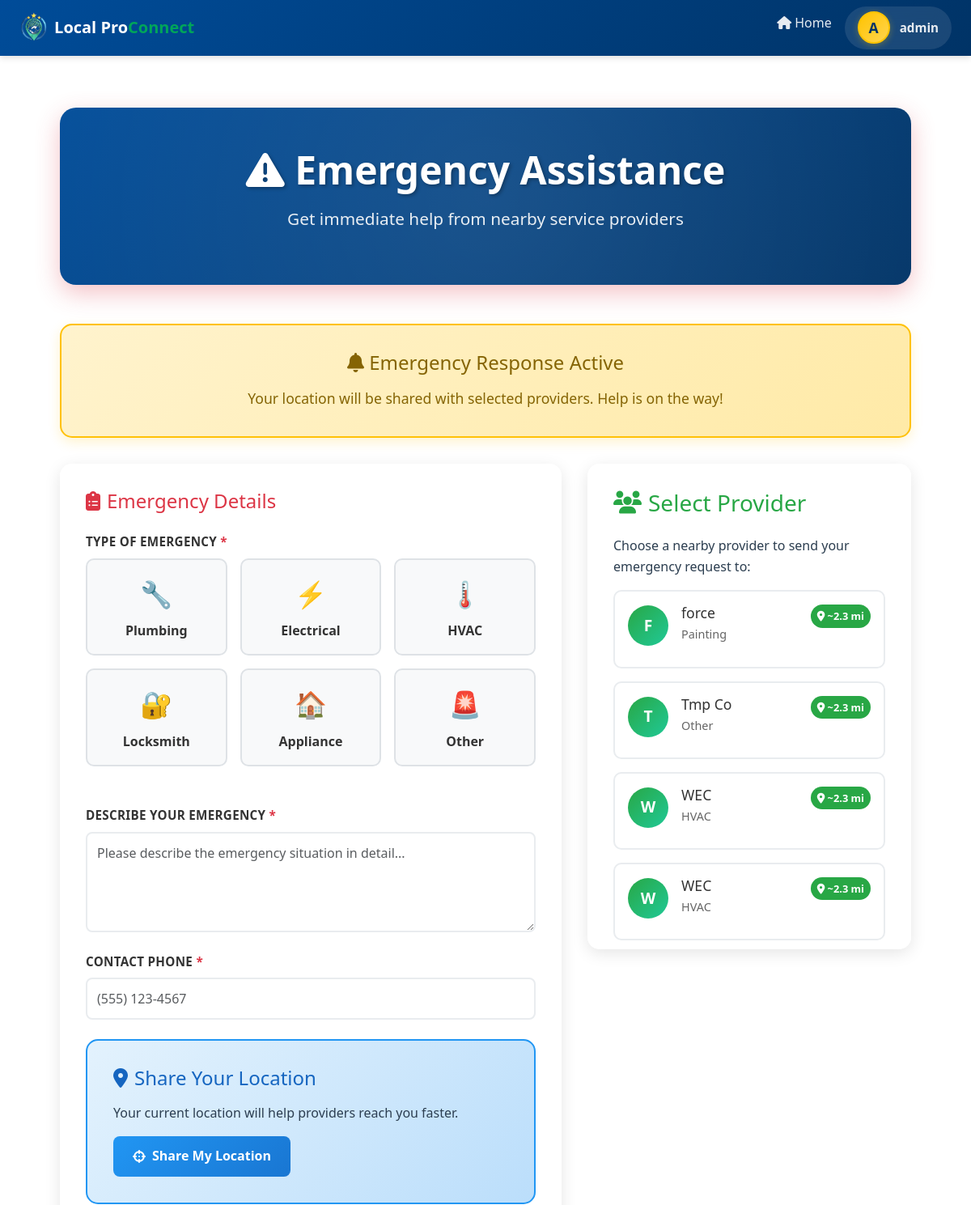
The page /accounts/emergency/ (signed in, upper part) on the database as committed earlier.
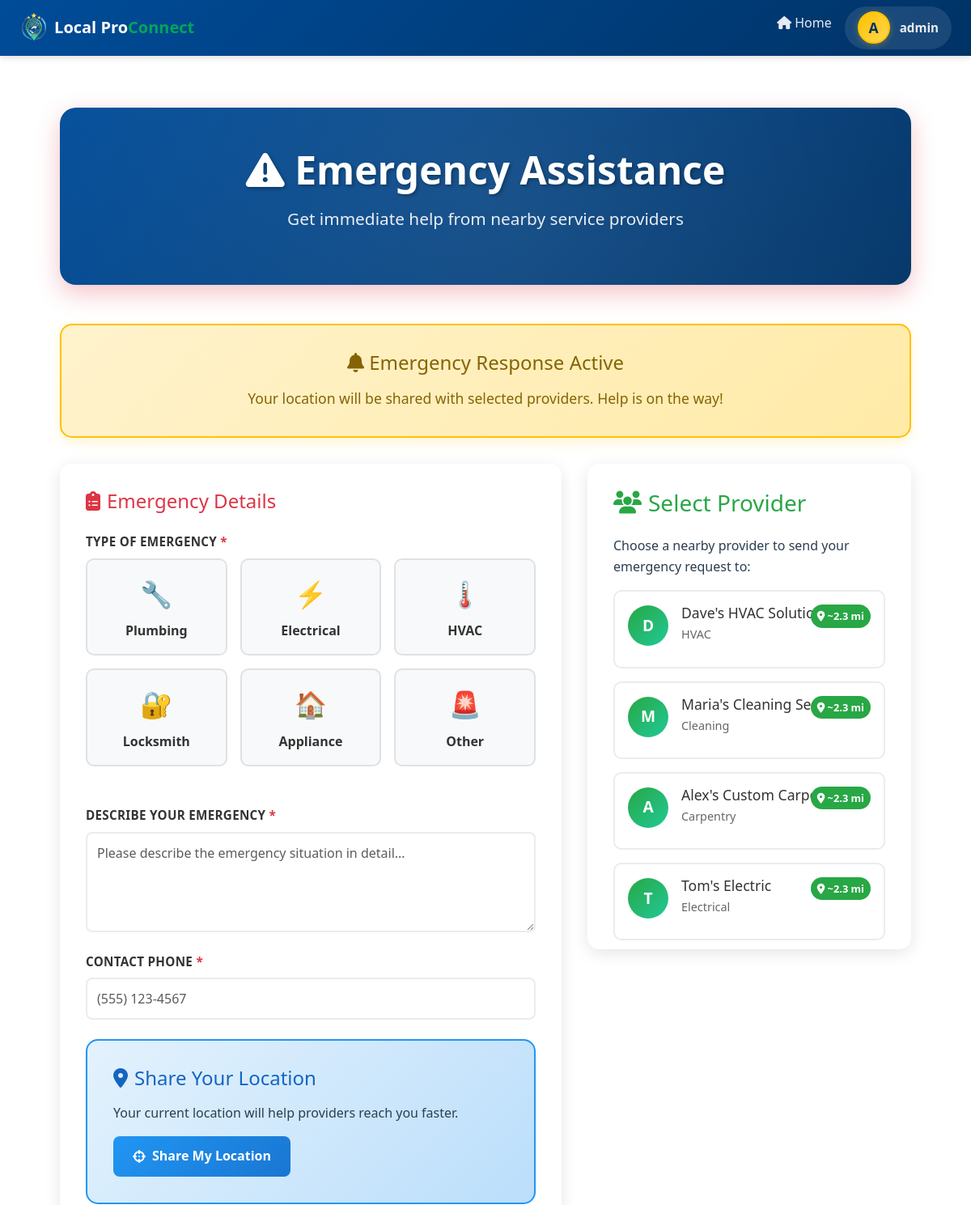
The same page on the database as committed later.
### accounts/models.py (models this page shows, shortened)
class ProviderProfile(models.Model):
	SERVICE_CHOICES = [
		('plumbing', 'Plumbing'),
		('electrical', 'Electrical'),
		('carpentry', 'Carpentry'),
		('cleaning', 'Cleaning'),
		('tutoring', 'Tutoring'),
		('hvac', 'HVAC'),
		('roofing', 'Roofing'),
		('landscaping', 'Landscaping'),
		('painting', 'Painting'),
		('other', 'Other'),
	]
	user = models.OneToOneField(settings.AUTH_USER_MODEL, on_delete=models.CASCADE, related_name='provider_profile')
	company_name = models.CharField(max_length=255, blank=True)
	service_type = models.CharField(max_length=50, choices=SERVICE_CHOICES, default='other')
	phone = models.CharField(max_length=20, blank=True)
	business_address = models.CharField(max_length=255, blank=True)
	city = models.CharField(max_length=100, blank=True)
	state = models.CharField(max_length=50, blank=True)
	zip_code = models.CharField(max_length=10, blank=True)
	service_description = models.TextField(blank=True)
	bio = models.TextField(blank=True)
	profile_picture = models.ImageField(upload_to='profiles/', null=True, blank=True)
	services_rendered = models.PositiveIntegerField(default=0)
	years_experience = models.PositiveIntegerField(default=0)
	rating = models.DecimalField(max_digits=3, decimal_places=1, default=5.0)
	total_reviews = models.IntegerField(default=0)
	is_verified = models.BooleanField(default=False)
	min_price = models.DecimalField(max_digits=10, decimal_places=2, default=50.00, help_text="Minimum service price")
	max_price = models.DecimalField(max_digits=10, decimal_places=2, null=True, blank=True, help_text="Maximum service price (for display range)")
	SERVICE_RATE_CHOICES = [
		('hourly', 'Hourly'),
		('fixed', 'Fixed Price'),
		('custom', 'Custom Quote'),
	]
	service_rate = models.CharField(max_length=20, choices=SERVICE_RATE_CHOICES, default='fixed', help_text="How this provider charges for services")
	latitude = models.DecimalField(max_digits=9, decimal_places=6, null=True, blank=True, help_text="Current latitude for live tracking")
	longitude = models.DecimalField(max_digits=9, decimal_places=6, null=True, blank=True, help_text="Current longitude for live tracking")
	created_at = models.DateTimeField(auto_now_add=True)
	updated_at = models.DateTimeField(auto_now=True)
	class Meta:
		verbose_name = 'Provider Profile'
		verbose_name_plural = 'Provider Profiles'
		ordering = ['-created_at']

### accounts/views.py (the view, shortened to what this page needs)
# urls.py: path('emergency/', views.emergency_request, name='emergency_request'),
@login_required
def emergency_request(request):
    nearby_providers = ProviderProfile.objects.all()[:10]  # Get first 10 providers
    context = {
        'nearby_providers': nearby_providers,
        'user_profile': UserProfile.objects.get(user=request.user) if UserProfile.objects.filter(user=request.user).exists() else None
    }
    return render(request, 'accounts/emergency_request.html', context)

### accounts/context_processors.py (called while the page is built)
def user_flags(request):
    user = getattr(request, "user", None)
    if not user or not getattr(user, "is_authenticated", False):
        return {"is_provider": False, "provider_profile": None, "user_profile": None}
    provider_profile = ProviderProfile.objects.filter(user=user).first()
    user_profile = UserProfile.objects.filter(user=user).first()
    return {
        "is_provider": provider_profile is not None,
        "provider_profile": provider_profile,
        "user_profile": user_profile,
    }

### accounts/templates/accounts/emergency_request.html (shortened to what the changed rows need)
{% extends 'base.html' %}
{% load static %}
{% block content %}
<div class="emergency-container">
    <div class="emergency-header">
        <h1><i class="fas fa-exclamation-triangle"></i> Emergency Assistance</h1>
    </div>
    <form id="emergencyForm" method="post" action="{% url 'accounts:emergency_request' %}">
        <div class="emergency-form-container">
            <div class="providers-section">
                {% for provider in nearby_providers %}
                <div class="provider-card" data-provider-id="{{ provider.user.id }}">
                    <div class="provider-header">
                        <div class="provider-avatar">
                            {{ provider.user.first_name|slice:":1"|upper|default:provider.company_name|slice:":1"|upper }}
                        </div>
                        <div class="provider-info">
                            <h4>{{ provider.company_name|default:provider.user.get_full_name }}</h4>
                            <p>{{ provider.get_service_type_display }}</p>
                        </div>
                    </div>
                    <div class="provider-distance">
                        <i class="fas fa-map-marker-alt"></i> ~2.3 mi
                    </div>
                </div>
                {% empty %}
                <p style="text-align: center; color: #666; padding: 2rem;">
                    <i class="fas fa-search"></i><br>
                    No providers found in your area.
                </p>
                {% endfor %}
            </div>
        </div>
    </form>
</div>
{% endblock %}

Rows that differ between the two databases and show on the page:
removed ProviderProfile: user.first_name "F", company_name "force", service_type "Painting"
removed ProviderProfile: user.first_name "T", company_name "Tmp Co", service_type "Other"
removed ProviderProfile: user.first_name "W", company_name "WEC", service_type "HVAC"
removed ProviderProfile: user.first_name "W", company_name "WEC", service_type "HVAC"
added ProviderProfile: user.first_name "D", company_name "Dave's HVAC Solutions", service_type "HVAC"
added ProviderProfile: user.first_name "M", company_name "Maria's Cleaning Service", service_type "Cleaning"
added ProviderProfile: user.first_name "A", company_name "Alex's Custom Carpentry", service_type "Carpentry"
added ProviderProfile: user.first_name "T", company_name "Tom's Electric", service_type "Electrical"
